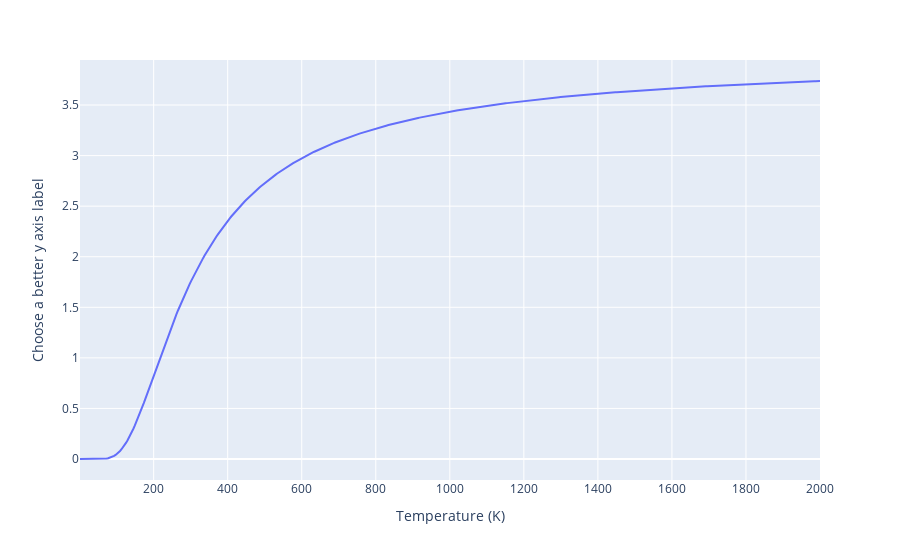

Notebook code for this chart:
### Code cell
px.line(df, x='T', y='avg_E',
        labels={'T': "Temperature (K)",
                'avg_E': 'Choose a better y axis label' }
       )

### Figure 1 — Plotly figure (JSON) as saved in the notebook; plotly's stock layout.template omitted (floating-point values rounded to 4 significant figures; data arrays with more than 128 entries replaced by an {"elided": "..."} marker saying what was removed)
{"data": [{"hovertemplate": "Temperature (K)=%{x}<br>Choose a better y axis label=%{y}<extra></extra>", "legendgroup": "", "line": {"color": "#636efa", "dash": "solid"}, "marker": {"symbol": "circle"}, "mode": "lines", "name": "", "orientation": "v", "showlegend": false, "type": "scatter", "x": {"elided": "500 float values"}, "xaxis": "x", "y": {"elided": "500 float values"}, "yaxis": "y"}], "layout": {"legend": {"tracegroupgap": 0}, "margin": {"t": 60}, "xaxis": {"anchor": "y", "domain": [0, 1], "title": {"text": "Temperature (K)"}}, "yaxis": {"anchor": "x", "domain": [0, 1], "title": {"text": "Choose a better y axis label"}}}}
